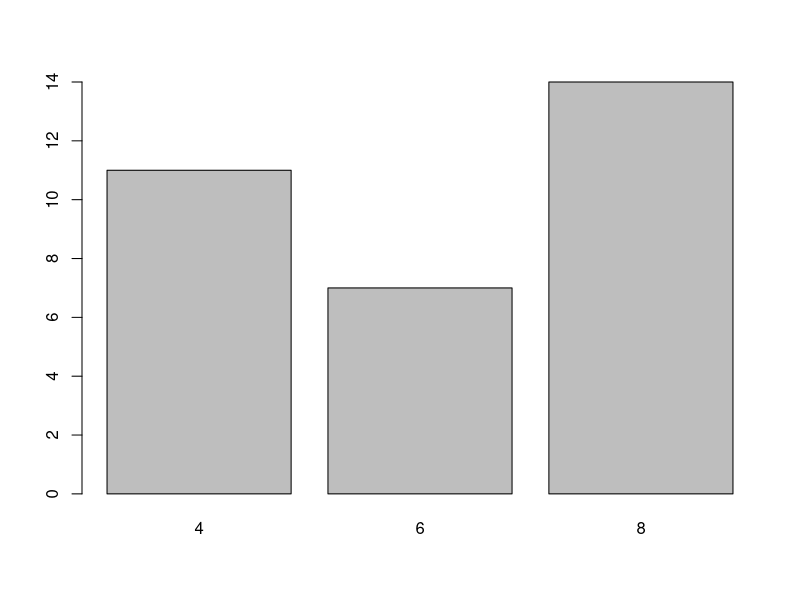
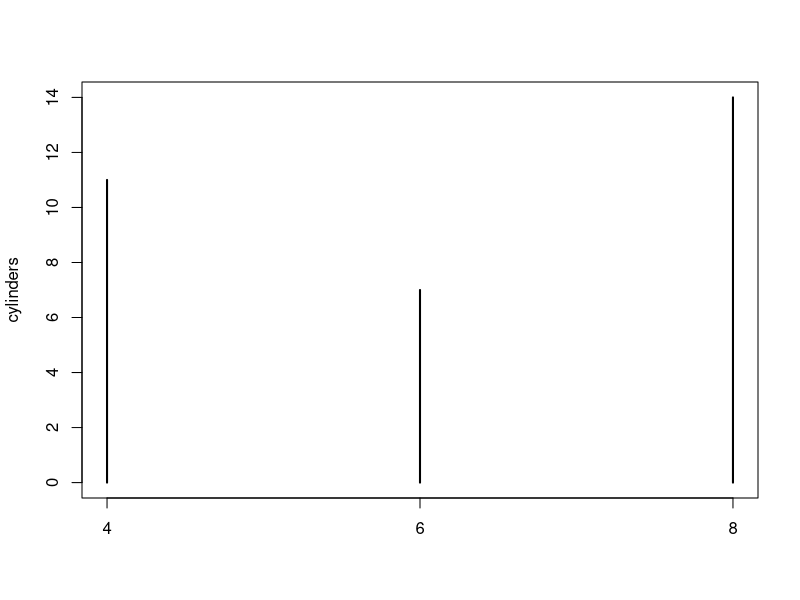

Source code (R) for these figures, in order:
# load package
library(datasets)

# explore data
?mtcars
head(mtcars)

# barplot(mtcars$cyl)

cylinders <- table(mtcars$cyl)
barplot(cylinders)
plot(cylinders)
